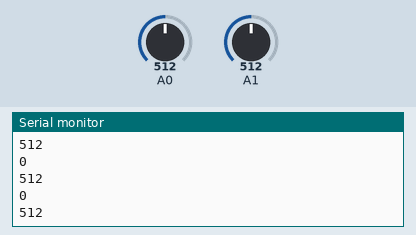
A sketch run on a simulated Arduino Uno, built with avr-gcc and run on an emulated ATmega328P. On the bench: the last lines printed to the serial monitor. The test bench sets the inputs (shaded band); at power-on: A0 = 512, A1 = 512.

Above: at 1.2 s.
1.3 s: A0 set to 716
At 1.71 s:
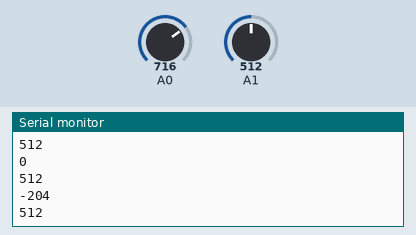
2.8 s: A1 set to 716
At 3.21 s:
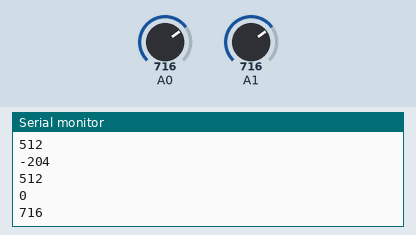
4.3 s: A0 set to 900
At 4.41 s:
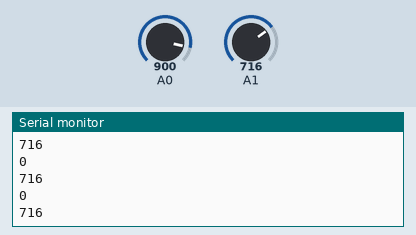
5.8 s: A1 set to 900
At 5.92 s:
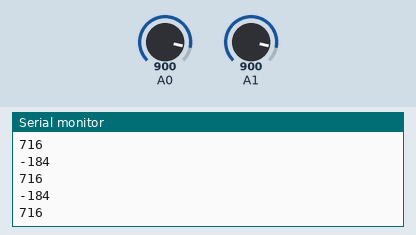
Timing chart, 0 to 8.3 s (numbered marks = the images above; inputs shaded):
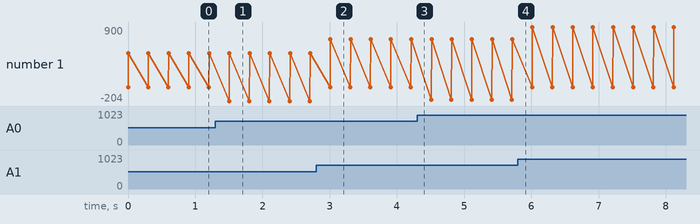

Measured:
- after the input at 1.3 s, the serial monitor: prints a new line after 0.20 s (image 1)
- after the input at 2.8 s, the serial monitor: prints a new line after 0.21 s (image 2)
- plotted number 1: 512 → 716 after the input at 2.8 s, 716 → 900 after the input at 5.8 s

The sketch:

analog_keypad.ino
```cpp
void setup() {
  Serial.begin(9600);

}

void loop() {
  int v = analogRead(A0);
  int v1 = analogRead(A1);
  Serial.println(v1-v);
  Serial.println(v1);
  Serial.println();
  delay(300);


}
```
